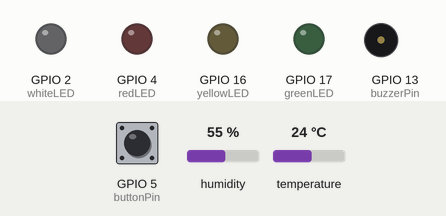
A sketch run on a simulated ESP32. On the bench: output pins drawn as LEDs (lit = HIGH), buzzer (waves = sounding, pin HIGH). The inputs (shaded band) are chosen by the test bench; at power-on: GPIO 5 (buttonPin) HIGH, humidity 55 %, temperature 24 °C. WiFi joins after 1.5 s; servers stay silent unless stated; uploads are accepted with an empty reply; what the sketch prints to the serial monitor is not drawn.

Above: at 3.7 s.
3.8 s: GPIO 5 (buttonPin) pulled LOW for 0.15 s
At 4.3 s:
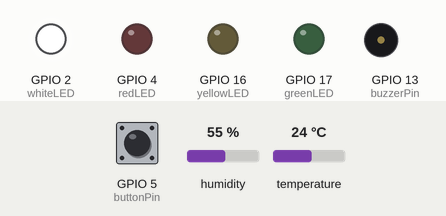
6.9 s: humidity set to 41 %
At 9.7 s:
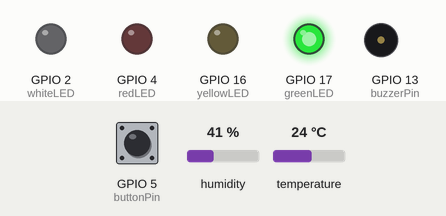
9.9 s: humidity set to 38 %
12.0 s: GPIO 5 (buttonPin) pulled LOW for 1 s
At 14.4 s:
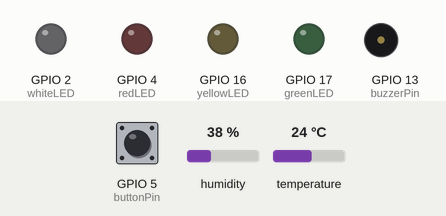
16.0 s: temperature set to 20.3 °C
At 18.2 s:
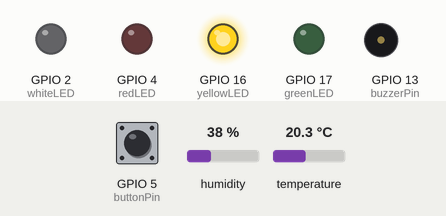
19.0 s: temperature set to 19.1 °C
Timing chart, 0 to 21.5 s (numbered marks = the images above; inputs shaded):
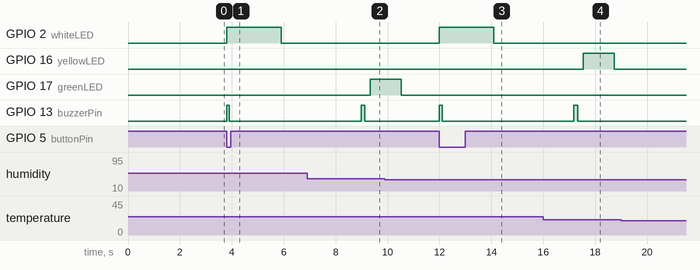

The sketch:

main.ino
```cpp
#include <WiFi.h>
#include <HTTPClient.h>
#include <Wire.h>
#include <Adafruit_AHTX0.h>

const char* ssid = "YOUR_WIFI_NAME";
const char* password = "YOUR_WIFI_PASSWORD";
const char* serverUrl = "http://YOUR_LOCAL_IP:3000/api/sensor";

Adafruit_AHTX0 aht;
String deviceID;

const int redLED = 4;
const int yellowLED = 16;
const int greenLED = 17;
const int whiteLED = 2;
const int buzzerPin = 13;
const int buttonPin = 5;

bool lastButtonState = HIGH;

void connectWiFi() {
    WiFi.begin(ssid, password);

    Serial.print("Connecting WiFi");
    while (WiFi.status() != WL_CONNECTED) {
        delay(500);
        Serial.print(".");
    }

    Serial.println("\nWiFi connected");
    Serial.println(WiFi.localIP());
}

String checkFreshness(float temp, float humidity) {
    if (temp >= 22 && temp <= 28 && humidity >= 40 && humidity <= 60)
        return "Segar";

    if (temp >= 20 && temp <= 32 && humidity >= 30 && humidity <= 75)
        return "Kurang Segar";

    return "Tidak Segar";
    }

void resetLED() {
    digitalWrite(redLED, LOW);
    digitalWrite(yellowLED, LOW);
    digitalWrite(greenLED, LOW);
    digitalWrite(whiteLED, LOW);
}


void beep(int duration) {
    digitalWrite(buzzerPin, HIGH);
    delay(duration);
    digitalWrite(buzzerPin, LOW);
}

void sendData(float temp, float humidity, String status) {
    if (WiFi.status() != WL_CONNECTED) return;

    HTTPClient http;
    http.begin(serverUrl);
    http.addHeader("Content-Type", "application/json");

    String payload = "{";
    payload += "\"deviceID\":\"" + deviceID + "\",";
    payload += "\"temperature\":" + String(temp) + ",";
    payload += "\"humidity\":" + String(humidity) + ",";
    payload += "\"status\":\"" + status + "\"";
    payload += "}";

    int response = http.POST(payload);

    Serial.print("API Response: ");
    Serial.println(response);

    http.end();
}

void setup() {
    Serial.begin(115200);
    delay(1000);

    pinMode(redLED, OUTPUT);
    pinMode(yellowLED, OUTPUT);
    pinMode(greenLED, OUTPUT);
    pinMode(whiteLED, OUTPUT);

    pinMode(buzzerPin, OUTPUT);
    pinMode(buttonPin, INPUT_PULLUP);

    digitalWrite(buzzerPin, LOW);
    resetLED();

    uint64_t chipid = ESP.getEfuseMac();
    deviceID = String((uint32_t)(chipid >> 32), HEX) +
                String((uint32_t)chipid, HEX);

    Wire.begin();

    if (!aht.begin()) {
        Serial.println("AHT sensor not found!");
        while (1);
    }

    connectWiFi();
}

void loop() {
    bool buttonState = digitalRead(buttonPin);

    if (lastButtonState == HIGH && buttonState == LOW) {

        Serial.println("Button pressed!");

        resetLED();
        digitalWrite(whiteLED, HIGH);
        beep(100);
        delay(2000);
        digitalWrite(whiteLED, LOW);

        delay(3000);

        sensors_event_t humidityEvent, tempEvent;
        aht.getEvent(&humidityEvent, &tempEvent);

        float temp = tempEvent.temperature;
        float humidity = humidityEvent.relative_humidity;

        Serial.print("Temp: ");
        Serial.println(temp);

        Serial.print("Humidity: ");
        Serial.println(humidity);

        String status = checkFreshness(temp, humidity);
        Serial.println(status);

        resetLED();

        beep(150);

        delay(200);

        if (status == "Segar") {
        digitalWrite(greenLED, HIGH);
        } else if (status == "Kurang Segar") {
        digitalWrite(yellowLED, HIGH);
        } else {
        digitalWrite(redLED, HIGH);
        }
        sendData(temp, humidity, status);

        delay(1000);
        resetLED();
    }

    lastButtonState = buttonState;
}
```

Measured:
- after the input at 3.8 s, GPIO 2 (whiteLED): LOW → HIGH at once, → LOW 2.1 s later; GPIO 13 (buzzerPin): LOW → HIGH at once, → LOW 0.10 s later
- after the input at 12.0 s, GPIO 2 (whiteLED): LOW → HIGH at once, → LOW 2.1 s later; GPIO 13 (buzzerPin): LOW → HIGH at once, → LOW 0.10 s later
- after the input at 19.0 s, every drawn part: stays the same
